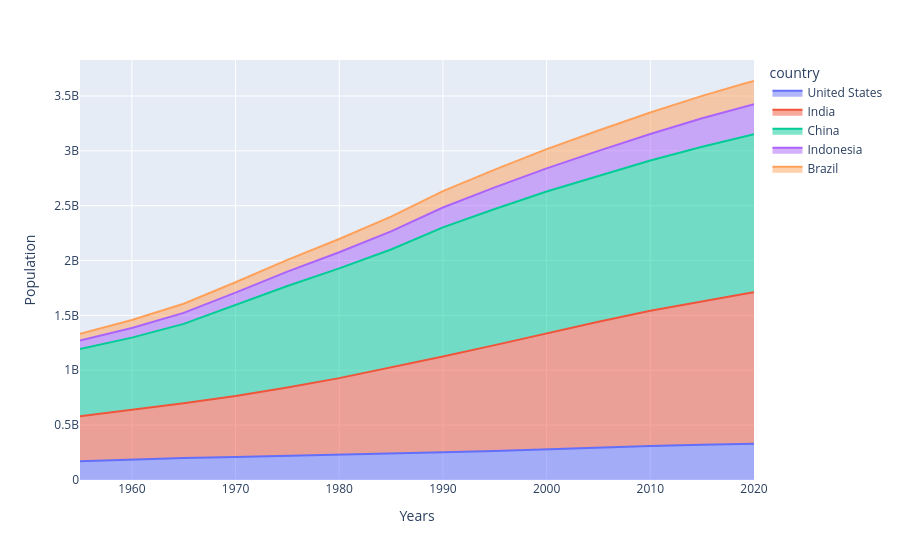

The cell this chart's notebook holds for it:
### Markdown cell above
### Area plot

### Code cell
px.area(df_pivot,labels={'value':'Population','year':'Years'})

### Figure 1 — Plotly figure (JSON) as saved in the notebook; plotly's stock layout.template omitted (floating-point values rounded to 4 significant figures)
{"data": [{"fillpattern": {"shape": ""}, "hovertemplate": "country=United States<br>Years=%{x}<br>Population=%{y}<extra></extra>", "legendgroup": "United States", "line": {"color": "#636efa"}, "marker": {"symbol": "circle"}, "mode": "lines", "name": "United States", "orientation": "v", "showlegend": true, "stackgroup": "1", "type": "scatter", "x": [1955.0, 1960.0, 1965.0, 1970.0, 1975.0, 1980.0, 1985.0, 1990.0, 1995.0, 2000.0, 2005.0, 2010.0, 2015.0, 2016.0, 2017.0, 2018.0, 2019.0, 2020.0], "xaxis": "x", "y": [171700000.0, 186700000.0, 199700000.0, 209500000.0, 219100000.0, 229500000.0, 240500000.0, 252100000.0, 265200000.0, 281700000.0, 295000000.0, 309000000.0, 320900000.0, 323000000.0, 325100000.0, 327100000.0, 329100000.0, 331000000.0], "yaxis": "y"}, {"fillpattern": {"shape": ""}, "hovertemplate": "country=India<br>Years=%{x}<br>Population=%{y}<extra></extra>", "legendgroup": "India", "line": {"color": "#EF553B"}, "marker": {"symbol": "circle"}, "mode": "lines", "name": "India", "orientation": "v", "showlegend": true, "stackgroup": "1", "type": "scatter", "x": [1955.0, 1960.0, 1965.0, 1970.0, 1975.0, 1980.0, 1985.0, 1990.0, 1995.0, 2000.0, 2005.0, 2010.0, 2015.0, 2016.0, 2017.0, 2018.0, 2019.0, 2020.0], "xaxis": "x", "y": [409900000.0, 450500000.0, 499100000.0, 555200000.0, 623100000.0, 699000000.0, 784400000.0, 873300000.0, 963900000.0, 1057000000.0, 1148000000.0, 1234000000.0, 1310000000.0, 1325000000.0, 1339000000.0, 1353000000.0, 1366000000.0, 1380000000.0], "yaxis": "y"}, {"fillpattern": {"shape": ""}, "hovertemplate": "country=China<br>Years=%{x}<br>Population=%{y}<extra></extra>", "legendgroup": "China", "line": {"color": "#00cc96"}, "marker": {"symbol": "circle"}, "mode": "lines", "name": "China", "orientation": "v", "showlegend": true, "stackgroup": "1", "type": "scatter", "x": [1955.0, 1960.0, 1965.0, 1970.0, 1975.0, 1980.0, 1985.0, 1990.0, 1995.0, 2000.0, 2005.0, 2010.0, 2015.0, 2016.0, 2017.0, 2018.0, 2019.0, 2020.0], "xaxis": "x", "y": [612200000.0, 660400000.0, 724200000.0, 827600000.0, 926200000.0, 1000000000.0, 1076000000.0, 1177000000.0, 1241000000.0, 1291000000.0, 1331000000.0, 1369000000.0, 1407000000.0, 1414000000.0, 1421000000.0, 1428000000.0, 1434000000.0, 1439000000.0], "yaxis": "y"}, {"fillpattern": {"shape": ""}, "hovertemplate": "country=Indonesia<br>Years=%{x}<br>Population=%{y}<extra></extra>", "legendgroup": "Indonesia", "line": {"color": "#ab63fa"}, "marker": {"symbol": "circle"}, "mode": "lines", "name": "Indonesia", "orientation": "v", "showlegend": true, "stackgroup": "1", "type": "scatter", "x": [1955.0, 1960.0, 1965.0, 1970.0, 1975.0, 1980.0, 1985.0, 1990.0, 1995.0, 2000.0, 2005.0, 2010.0, 2015.0, 2016.0, 2017.0, 2018.0, 2019.0, 2020.0], "xaxis": "x", "y": [77270000.0, 87750000.0, 100300000.0, 114800000.0, 130700000.0, 147400000.0, 165000000.0, 181400000.0, 196900000.0, 211500000.0, 226300000.0, 241800000.0, 258400000.0, 261600000.0, 264700000.0, 267700000.0, 270600000.0, 273500000.0], "yaxis": "y"}, {"fillpattern": {"shape": ""}, "hovertemplate": "country=Brazil<br>Years=%{x}<br>Population=%{y}<extra></extra>", "legendgroup": "Brazil", "line": {"color": "#FFA15A"}, "marker": {"symbol": "circle"}, "mode": "lines", "name": "Brazil", "orientation": "v", "showlegend": true, "stackgroup": "1", "type": "scatter", "x": [1955.0, 1960.0, 1965.0, 1970.0, 1975.0, 1980.0, 1985.0, 1990.0, 1995.0, 2000.0, 2005.0, 2010.0, 2015.0, 2016.0, 2017.0, 2018.0, 2019.0, 2020.0], "xaxis": "x", "y": [62530000.0, 72180000.0, 83370000.0, 95110000.0, 107200000.0, 120700000.0, 135300000.0, 149000000.0, 162000000.0, 174800000.0, 186100000.0, 195700000.0, 204500000.0, 206200000.0, 207800000.0, 209500000.0, 211000000.0, 212600000.0], "yaxis": "y"}], "layout": {"legend": {"title": {"text": "country"}, "tracegroupgap": 0}, "margin": {"t": 60}, "xaxis": {"anchor": "y", "domain": [0, 1], "title": {"text": "Years"}}, "yaxis": {"anchor": "x", "domain": [0, 1], "title": {"text": "Population"}}}}
